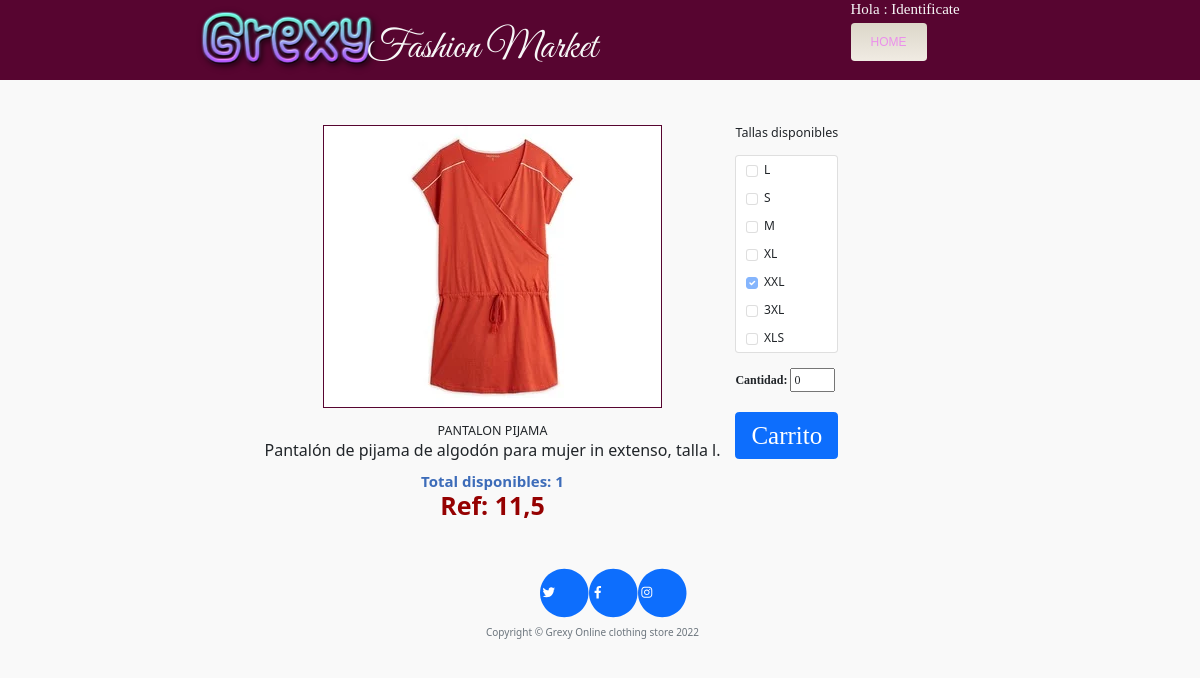
Page /fn_show_product/2 on the committed database.
### main.py (models this page shows)
class Products(db.Model, UserMixin):
    __tablename__ = "products"
    prod_id         =db.Column(db.Integer,primary_key =True)
    categoria_id    =db.Column(db.Integer, primary_key=False)
    desc_small_prod =db.Column(db.String(100),unique =True,nullable = False)
    desc_large_prod =db.Column(db.String(100),nullable = False)
    img_prod        =db.Column(db.String(100),nullable =False)
    price_prod      =db.Column(db.Float, primary_key=False,nullable = False)
    sex_prod        =db.Column(db.String(1), nullable=False)
    target_prod     =db.Column(db.String(1), nullable=False)
    size_L_count    =db.Column(db.Integer, primary_key=False,nullable = False)
    size_S_count    =db.Column(db.Integer, primary_key=False,nullable = False)
    size_M_count    =db.Column(db.Integer, primary_key=False,nullable = False)
    size_XL_count   =db.Column(db.Integer, primary_key=False,nullable = False)
    size_XXL_count  =db.Column(db.Integer, primary_key=False,nullable = False)
    size_3XL_count  =db.Column(db.Integer, primary_key=False,nullable = False)
    size_XLS_count  =db.Column(db.Integer, primary_key=False,nullable = False)

### main.py (the view)
@app.route('/fn_show_product/<prod_id>',methods=["GET","POST"])
def fn_show_product(prod_id):
    global prod_list_det_glb,USER_CARD_LIST
    form = AddCarForm()
    if request.method =='POST':
        USER_CARD_LIST.append((prod_id,request.form.get('cantidad_req')))
        return redirect(url_for('fn_home'))
    else:
        fn_get_det_products(pProd_id=prod_id)
        return render_template(template_name_or_list='show-prod.html'
                               ,conpany_name        =COMPANY_NAME
                               ,btn_title           ='HOME'
                               ,current_year        =CURRENT_YEAR
                               ,prod_list_det       =prod_list_det_glb
                               ,full_name_user      =full_name_user
                               ,form                =form
                               )

### forms.py
class AddCarForm(FlaskForm):
    cantidad_req   =IntegerField('Cantidad:',[DataRequired(),length(min=1, max=3),input_required(),number_range(min=0, max=5)], default=0)
    submit         =SubmitField("Carrito")

### main.py (called while the page is built)
def fn_get_det_products(pProd_id):
    global prod_list_det_glb
    prod_list_det_glb = Products_vw.query.filter(Products_vw.prod_id == pProd_id).all()

### templates/show-prod.html
{% extends 'bootstrap/base.html' %}
{% import "bootstrap/wtf.html" as wtf %}
{% block content %}
{% include "header2.html" %}
<br><br><br>
<div class="row container div-login-main">
    <div class="col-md-auto
     div-well-come-back">
        <img src="{{ prod_list_det[0].img_prod}}" class="img-fluid" style="border: solid 1px;border-color: #570530;" alt="...">
        <br><br>
        <h5 class="card-title">{{ prod_list_det[0].desc_small_prod}}</h5>
        <p class="card-text" style="font-size: 16px;">{{ prod_list_det[0].desc_large_prod.capitalize() }}</p>
        <h5 class="card-title card-price" style="font-size: 15px;color : #3D6CB9;">Total disponibles: {{ prod_list_det[0].total_count }}</h5>
        <h5 class="card-title card-price" style="font-size: 25px;">Ref: {{ prod_list_det[0].price_prod}}</h5>
    </div>
    <div class="col-md-auto">
        <h5 class="card-title">Tallas disponibles</h5> <br>
        <ul class="list-group">
            <li class="list-group-item">
                {% if prod_list_det[0].size_L_count > 0 %}
                <input name="chk_size" class="form-check-input me-1" type="checkbox" checked disabled="True">
                {% else %}
                <input name="chk_size" class="form-check-input me-1" type="checkbox" disabled="True">
                {% endif %}
                L
            </li>
            <li class="list-group-item">
                {% if prod_list_det[0].size_S_count > 0 %}
                <input name="chk_size" class="form-check-input me-1" type="checkbox" checked disabled="True">
                {% else %}
                <input name="chk_size" class="form-check-input me-1" type="checkbox" disabled="True">
                {% endif %}
                S
            </li>
            <li class="list-group-item">
                {% if prod_list_det[0].size_M_count > 0 %}
                <input name="chk_size" class="form-check-input me-1" type="checkbox" checked disabled="True">
                {% else %}
                <input name="chk_size" class="form-check-input me-1" type="checkbox" disabled="True">
                {% endif %}
                M
            </li>
            <li class="list-group-item">
                {% if prod_list_det[0].size_XL_count > 0 %}
                <input name="chk_size" class="form-check-input me-1" type="checkbox" checked disabled="True">
                {% else %}
                <input name="chk_size" class="form-check-input me-1" type="checkbox" disabled="True">
                {% endif %}
                XL
            </li>
            <li class="list-group-item">
                {% if prod_list_det[0].size_XXL_count > 0 %}
                <input name="chk_size" class="form-check-input me-1" type="checkbox" checked disabled="True">
                {% else %}
                <input name="chk_size" class="form-check-input me-1" type="checkbox" disabled="True">
                {% endif %}
                XXL
            </li>
            <li class="list-group-item">
                {% if prod_list_det[0].size_3XL_count > 0 %}
                <input name="chk_size" class="form-check-input me-1" type="checkbox" checked disabled="True">
                {% else %}
                <input name="chk_size" class="form-check-input me-1" type="checkbox" disabled="True">
                {% endif %}
                3XL
            </li>
            <li class="list-group-item">
                {% if prod_list_det[0].size_XLS_count > 0 %}
                <input name="chk_size" class="form-check-input me-1" type="checkbox" checked disabled="True">
                {% else %}
                <input name="chk_size" class="form-check-input me-1" type="checkbox" disabled="True">
                {% endif %}
                XLS
            </li>
        </ul>
        <br>
            <form class="form-add2" name="FrmAddProd" action="{{ url_for('fn_show_product', prod_id=prod_list_det[0].prod_id) }}" method="post">
                {{ form.cantidad_req.label}}
                {{ form.cantidad_req }} <br><br>
                {{ form.submit(class_="btn btn-primary but-form-car") }}
            </form>
    </div>
</div>
{% include "footer.html" %}
{% endblock %}

### static/css/styles.css (style rules this page uses)
html,body { height: 1000px; background-color: #F9F9F9; }
.container { max-width: 1299px; }
.div-well-come-back { justify-content: center; text-align: center; }
.div-login-main { width: 800px; position: relative; left: 257px; }
#submit { font-size: 25px; font-family: 'Source+Serif+Pro'; }

### static/css/styles2.css (style rules this page uses)
.card-price { color: #950101; font-size: 15px; font-weight: bold; }
.list-group-item { font-size: 12px; }
.form-add2 { font-size: 12px; font-family: 'Rubik Moonrocks'; }
.but-form-car { width: 100%; }

### rows in the picture
Products: desc_small_prod "PANTALON PIJAMA", desc_large_prod "Pantalón de pijama de algodón para mujer in extenso, talla l."

### other values in the picture
{{ conpany_name }} "Fashion Market"
{{ full_name_user }} "Identificate"
{{ btn_title }} "HOME"
{{ prod_list_det[0].total_count }} "1"
{{ prod_list_det[0].price_prod }} "11,5"
{{ current_year }} "2022"
